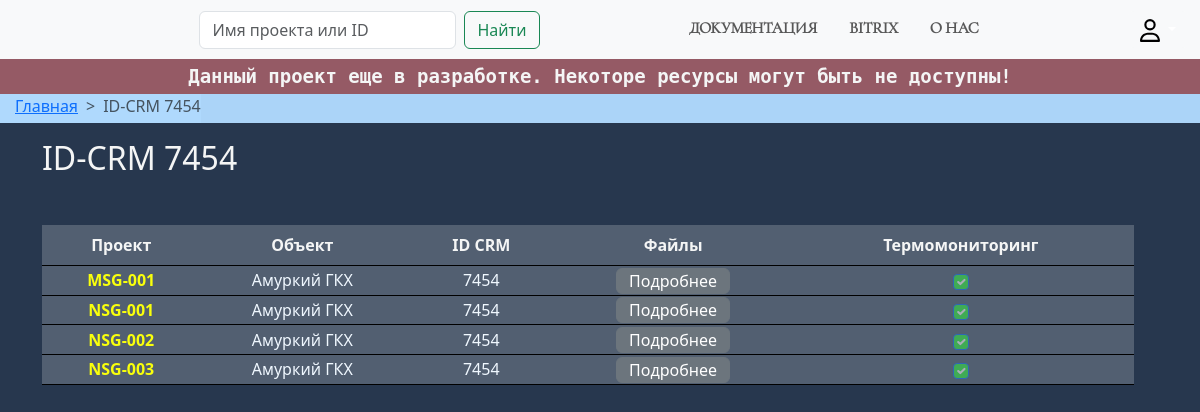
Page /id_crm/7454/detail on the committed database.
### instruction/models.py (models this page shows, shortened)
class Project(models.Model):
    crm_id = models.CharField(max_length = 10, verbose_name = "ID CRM", db_index = True)
    company = models.CharField(max_length = 120, verbose_name = 'Company')
    project = models.CharField(max_length = 120, verbose_name = "Project", )
    slug = models.SlugField(max_length = 200, verbose_name = "URL", db_index = True, unique = True)
    created_at = models.DateTimeField(auto_now_add = True, verbose_name = "Date created")
    updated_at = models.DateTimeField(auto_now = True, verbose_name = "Date updated")
    description = models.TextField(verbose_name = 'Info', default = ' ', blank = True)
    archive = models.BooleanField(default = False, verbose_name = 'Archive', blank = True)
    def __str__(self) -> str:
        return f"{self.crm_id}-{self.project}"
    class Meta:
        db_table = 'project'
        verbose_name = 'project'
        verbose_name_plural = 'projects'

### instruction/views.py (the view)
# urls.py: path('id_crm/<int:crm_id>/detail', IdCRMDetailView.as_view(), name='id_crm-detail'),
class IdCRMDetailView(ListView):
    model = Project
    template_name = 'product/product_crm.html'
    context_object_name = 'crm_id'
    def get_context_data(self, **kwargs):
        context = super().get_context_data(**kwargs)
        context.update(
            title=f"{self.model.objects.filter(crm_id=self.kwargs['crm_id'])[0]}",
            current_path=self.request.META.get('HTTP_REFERER')
        )
        return context
    def get_queryset(self):
        product = Project.objects.filter(crm_id=self.kwargs['crm_id'])
        return product

### instruction/templatetags/devices_tag.py (called while the page is built)
@register.simple_tag(name = 'termo_date')
def termo_date(devices = None):
    for dev in devices:
        if dev.termodate:
            return True

### templates/product/product_crm.html
{% extends 'base/base.html' %}
{% load i18n static %}
{% load photo_devices_tag %}
{% block breadcrumbs %}
<nav style="--bs-breadcrumb-divider: '>';" aria-label="breadcrumb">
    <ol class="breadcrumb">
        <li class="breadcrumb-item"><a href="{% url 'project:index' %}">Главная</a></li>
        <li class="breadcrumb-item active " aria-current="page">ID-CRM {{ crm_id.first.crm_id }}</li>
    </ol>
</nav>
{% endblock %}
{% block content %}
<div class="container">
    <h2>ID-CRM {{ crm_id.first.crm_id }}</h2>
    {% if crm_id %}
        {% with crm_id as products %}
            {% include 'product/base_product.html' %}
        {% endwith %}
    {% else %}
        {% include 'product/not_found.html' %}
    {% endif %}
</div>
{% endblock %}

### templates/product/base_product.html (shortened to what this page needs)
{% load i18n static %}
{% load devices_tag %}
<div class="container overflow-hidden text-center mt-5 row">
    <table class="table_ caption-top" {% if searches %}style="margin-bottom: 100px;"{% endif %}>
        <thead class="table-light">
        <tr>
            <th scope="col">Проект</th>
            <th scope="col">Объект</th>
            <th scope="col">ID CRM</th>
            <th scope="col">Файлы</th>
            <th scope="col">Термомониторинг</th>
        </tr>
        </thead>
        {% for product in products %}
                {% with product.device_set.all as devices %}
                    <tbody>
                    <tr>
                        <td>
                            <a class="project-link"
                            href="{% url 'project:product-detail' product.slug %}">{{ product.project }}</a>
                        </td>
                        <td class="product-list">{{ product.company }}</td>
                        <td>
                            {% url 'project:id_crm-detail' product.crm_id  as crm_id_path %}
                            {% if request.get_full_path == crm_id_path %}
                                {{ product.crm_id }}
                            {% else %}
                                <a class="project-link"
                                    href="{% url 'project:id_crm-detail' product.crm_id %}">
                                {{ product.crm_id }}
                            </a>
                            {% endif %}
                        </td>
                        <td>
                            <button type="button" class="btn btn-secondary py-0" data-bs-toggle="modal" data-bs-target="#{{ product.project}}">
                                Подробнее
                            </button>
                        </td>
                        <td>
                            {% termo_date devices as termo %}
                            {% if termo %}
                                <div class="flex termo-check">
                                    <input class="form-check-input icon-enable" type="checkbox" value=""
                                        id="flexCheckCheckedDisabled" checked
                                        disabled>
                                    {% else %}
                                    <input class="form-check-input icon-disabled" type="checkbox" value=""
                                        id="flexCheckIndeterminateDisabled" disabled>
                                    <label class="form-check-label" for="flexCheckIndeterminateDisabled"></label>
                                </div>
                            {% endif %}
                        </td>
                    </tr>
                    </tbody>
                {% endwith %}
        {% endfor %}
    </table>
</div>

### static/access/css/style.css (style rules this page uses)
body { background: #27374E url(https://rinecogroup.bitrix24.ru/bitrix/templates/bitrix24/themes/light/video-star-sky/star-sky-poster.jpg) fixed 0 0 no-repeat !important; background-size: cover; }
.flex { display: flex; }
.breadcrumb-item, ol { padding-left: 15px; padding-bottom: 5px; color: black; background-color: #afd9fdf8 !important; }
.project-link { color: #f9ff0c; text-decoration: auto; font-weight: 600; }
.icon-enable { background-color: #2ff639 !important; }
.termo-check, .auth-header { justify-content: center; }
th { padding: 8px 10px; }
.table_ tr { border-bottom: 1px solid black; }
table { color: aliceblue; }
.table-light, h2, span { color: #f4f5f5 !important; }
.table_ { width: 100% !important; margin-bottom: 1rem; vertical-align: top; background: rgba(255, 255, 255, .2); }

### rows in the picture
Project: first.crm_id "7454", project "MSG-001", company "Амуркий ГКХ", crm_id "7454"
Project: project "NSG-001", company "Амуркий ГКХ", crm_id "7454"
Project: project "NSG-002", company "Амуркий ГКХ", crm_id "7454"
Project: project "NSG-003", company "Амуркий ГКХ", crm_id "7454"
